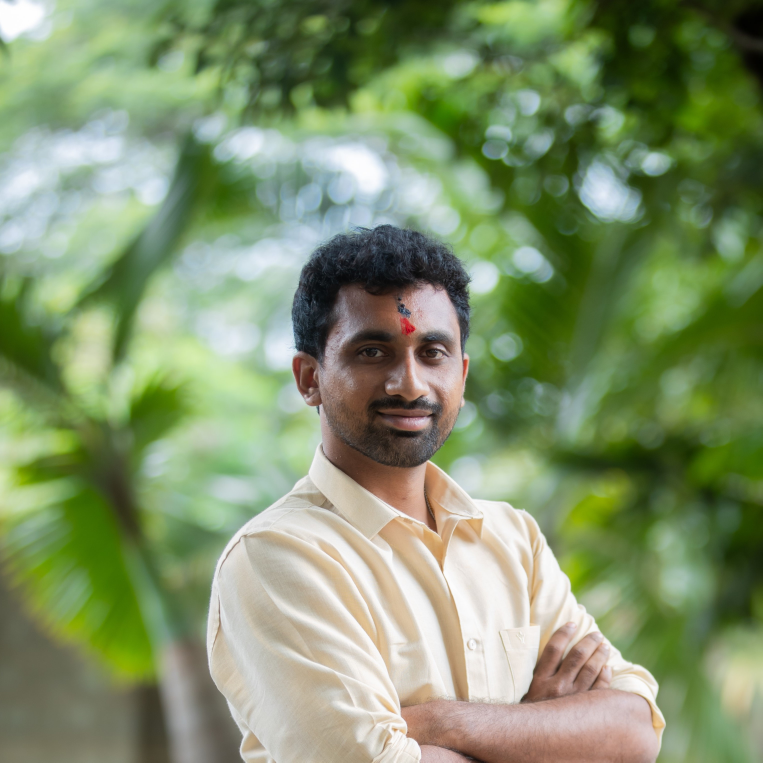
#> input picture portfolio/assets/pic.jpg, 3049 x 3049 px, found by its file name (shown at 1/4 size)
$ python generate_avatars.py --src knowledge/pic.jpg --out frontend/public
#> lines starting #> are read from the running program, lines starting #| are printed output that depends on the picture; after the words box and inside, x2 and y2 are one past the last pixel; in counts of white or black regions, pixels touching at a corner belong together
"""
Generate avatar images from knowledge/pic.jpg.

Produces three files:
  avatar-human.png       — natural square crop (900x900)
  avatar-robot.png       — duotone twin with HUD corner brackets (900x900)
  avatar-robot-round.png — duotone twin with circular mask + inner ring (900x900)

Run from the repo root:
  python scripts/generate_avatars.py

Or with explicit paths:
  python scripts/generate_avatars.py --src knowledge/pic.jpg --out frontend/public
"""

import argparse
import math
import os
import sys

import numpy as np
from PIL import Image, ImageDraw, ImageFilter

# --- Duotone ramp (luminance 0..1 → RGB) ---
RAMP = [
    (0.00, (0x02, 0x0d, 0x1e)),
    (0.20, (0x05, 0x1d, 0x3a)),
    (0.40, (0x0a, 0x3d, 0x5c)),
    (0.55, (0x16, 0x68, 0x96)),
    (0.70, (0x2c, 0x96, 0xc4)),
    (0.85, (0x7d, 0xcd, 0xec)),
    (1.00, (0xe4, 0xf6, 0xff)),
]

CYAN = (0x2c, 0x96, 0xc4)
AMBER = (0xec, 0xad, 0x0a)
NEAR_BLACK = (0x02, 0x0d, 0x1e)
NEAR_WHITE = (0xe4, 0xf6, 0xff)

SIZE = 900
CROP_BOX = (600, 416, 2400, 2216)  # (left, top, right, bottom) on 3049×3049 source


def _lerp_color(c1, c2, t):
    return tuple(int(a + (b - a) * t) for a, b in zip(c1, c2))


def _build_lut():
    """Build 256-entry LUT mapping grayscale value → (R,G,B)."""
    lut = []
    for v in range(256):
        lum = v / 255.0
        for i in range(len(RAMP) - 1):
            l0, c0 = RAMP[i]
            l1, c1 = RAMP[i + 1]
            if lum <= l1:
                t = (lum - l0) / (l1 - l0) if l1 > l0 else 0
                lut.append(_lerp_color(c0, c1, t))
                break
        else:
            lut.append(RAMP[-1][1])
    return lut


LUT = _build_lut()


def apply_duotone(img: Image.Image) -> Image.Image:
    gray = img.convert("L")
    arr = np.array(gray, dtype=np.uint8)
    h, w = arr.shape
    r = np.array([LUT[v][0] for v in arr.flat], dtype=np.uint8).reshape(h, w)
    g = np.array([LUT[v][1] for v in arr.flat], dtype=np.uint8).reshape(h, w)
    b = np.array([LUT[v][2] for v in arr.flat], dtype=np.uint8).reshape(h, w)
    return Image.fromarray(np.stack([r, g, b], axis=-1), "RGB")


def apply_posterize_bands(img: Image.Image, bands: int = 18) -> Image.Image:
    """Posterize luminance to N discrete bands (cel-shaded look)."""
    arr = np.array(img, dtype=np.float32)
    lum = (
        0.2126 * arr[:, :, 0] + 0.7152 * arr[:, :, 1] + 0.0722 * arr[:, :, 2]
    ) / 255.0
    quantised = (np.floor(lum * bands) / bands).clip(0, 1)
    factor = np.where(lum > 0, quantised / np.maximum(lum, 1e-6), 1.0)
    result = (arr * factor[:, :, np.newaxis]).clip(0, 255).astype(np.uint8)
    return Image.fromarray(result, "RGB")


def add_scanlines(img: Image.Image) -> Image.Image:
    arr = np.array(img, dtype=np.float32)
    for y in range(0, arr.shape[0], 3):
        arr[y] = arr[y] * (1 - 0.25)
    return Image.fromarray(arr.clip(0, 255).astype(np.uint8), "RGB")


def add_grid(img: Image.Image) -> Image.Image:
    arr = np.array(img, dtype=np.float32)
    cy, cx = CYAN[0] * 0.08, CYAN[1] * 0.08
    # horizontal lines
    for y in range(0, arr.shape[0], 60):
        arr[y, :, 0] = arr[y, :, 0] * (1 - 0.08) + CYAN[0] * 0.08
        arr[y, :, 1] = arr[y, :, 1] * (1 - 0.08) + CYAN[1] * 0.08
        arr[y, :, 2] = arr[y, :, 2] * (1 - 0.08) + CYAN[2] * 0.08
    # vertical lines
    for x in range(0, arr.shape[1], 60):
        arr[:, x, 0] = arr[:, x, 0] * (1 - 0.08) + CYAN[0] * 0.08
        arr[:, x, 1] = arr[:, x, 1] * (1 - 0.08) + CYAN[1] * 0.08
        arr[:, x, 2] = arr[:, x, 2] * (1 - 0.08) + CYAN[2] * 0.08
    return Image.fromarray(arr.clip(0, 255).astype(np.uint8), "RGB")


def add_diagonal_lines(img: Image.Image) -> Image.Image:
    overlay = Image.new("RGB", img.size, (0, 0, 0))
    draw = ImageDraw.Draw(overlay)
    w, h = img.size
    for offset in [-100, 0, 100]:
        # upper-left diagonal
        draw.line(
            [(0, h // 3 + offset), (w // 3 + offset, 0)],
            fill=CYAN,
            width=2,
        )
        # lower-right diagonal
        draw.line(
            [(w, h * 2 // 3 + offset), (w * 2 // 3 + offset, h)],
            fill=CYAN,
            width=2,
        )
    arr_img = np.array(img, dtype=np.float32)
    arr_ov = np.array(overlay, dtype=np.float32)
    result = (arr_img * (1 - 0.06) + arr_ov * 0.06).clip(0, 255).astype(np.uint8)
    return Image.fromarray(result, "RGB")


def add_eye_glows(img: Image.Image) -> Image.Image:
    # Eyes in the cropped 900×900 frame (approximately)
    eyes = [(355, 340), (545, 340)]
    arr = np.array(img, dtype=np.float32)
    h, w = arr.shape[:2]
    ys, xs = np.mgrid[0:h, 0:w]

    for ex, ey in eyes:
        for radius, color, opacity in [
            (28, CYAN, 0.45),
            (12, NEAR_WHITE, 0.65),
            (4, (0xFF, 0xFF, 0xFF), 0.90),
        ]:
            dist = np.sqrt((xs - ex) ** 2 + (ys - ey) ** 2)
            mask = (dist <= radius).astype(np.float32) * opacity
            for c, col in enumerate(color):
                arr[:, :, c] = arr[:, :, c] * (1 - mask) + col * mask

    # Optional tilak amber accent glow (y≈290, x≈450)
    tx, ty = 450, 290
    dist = np.sqrt((xs - tx) ** 2 + (ys - ty) ** 2)
    mask = (dist <= 10).astype(np.float32) * 0.30
    for c, col in enumerate(AMBER):
        arr[:, :, c] = arr[:, :, c] * (1 - mask) + col * mask

    return Image.fromarray(arr.clip(0, 255).astype(np.uint8), "RGB")


def add_hud_frame_square(img: Image.Image) -> Image.Image:
    """Cyan corner brackets + thin border line."""
    out = img.copy()
    draw = ImageDraw.Draw(out)
    w, h = out.size
    arm = 60
    stroke = 2
    inset = 8

    # Thin border inset
    border_color = (*CYAN, int(0.15 * 255))
    border_img = Image.new("RGBA", out.size, (0, 0, 0, 0))
    bdraw = ImageDraw.Draw(border_img)
    bdraw.rectangle(
        [inset, inset, w - inset - 1, h - inset - 1],
        outline=(*CYAN, int(0.15 * 255)),
        width=1,
    )
    out = out.convert("RGBA")
    out = Image.alpha_composite(out, border_img)
    draw = ImageDraw.Draw(out)

    def bracket(cx, cy, dx, dy):
        # horizontal arm
        draw.line([(cx, cy), (cx + dx * arm, cy)], fill=(*CYAN, 255), width=stroke)
        # vertical arm
        draw.line([(cx, cy), (cx, cy + dy * arm)], fill=(*CYAN, 255), width=stroke)

    bracket(0, 0, 1, 1)
    bracket(w - 1, 0, -1, 1)
    bracket(0, h - 1, 1, -1)
    bracket(w - 1, h - 1, -1, -1)

    # Amber tick at top-right bracket
    draw.line([(w - 1 - arm, 0), (w - 1 - arm - 20, 0)], fill=(*AMBER, 255), width=2)

    return out.convert("RGB")


def add_hud_frame_round(img: Image.Image) -> Image.Image:
    """Circular alpha mask + inner cyan ring + radial vignette."""
    w, h = img.size
    result = Image.new("RGBA", (w, h), (0, 0, 0, 0))

    # Circular mask
    mask = Image.new("L", (w, h), 0)
    mdraw = ImageDraw.Draw(mask)
    mdraw.ellipse([0, 0, w - 1, h - 1], fill=255)
    result.paste(img.convert("RGBA"), (0, 0), mask)

    # Radial vignette (multiply blend)
    cx, cy = w / 2, h / 2
    arr = np.array(result, dtype=np.float32)
    ys, xs = np.mgrid[0:h, 0:w]
    dist = np.sqrt((xs - cx) ** 2 + (ys - cy) ** 2) / (w / 2)
    vignette = np.clip(dist * 0.55, 0, 0.55)[:, :, np.newaxis]
    # Darken towards edges (multiply with near-black)
    for c in range(3):
        arr[:, :, c] = arr[:, :, c] * (1 - vignette[:, :, 0]) + NEAR_BLACK[c] * vignette[:, :, 0]
    arr[:, :, 3] = np.array(result)[:, :, 3]
    result = Image.fromarray(arr.clip(0, 255).astype(np.uint8), "RGBA")

    # Inner cyan ring
    ring_draw = ImageDraw.Draw(result)
    ring_inset = 6
    ring_draw.ellipse(
        [ring_inset, ring_inset, w - ring_inset - 1, h - ring_inset - 1],
        outline=(*CYAN, 220),
        width=3,
    )

    return result


def generate_human(src: Image.Image) -> Image.Image:
    """Natural square crop, no colour treatment."""
    cropped = src.crop(CROP_BOX).resize((SIZE, SIZE), Image.LANCZOS)
    return cropped


def generate_robot(src: Image.Image) -> Image.Image:
    cropped = src.crop(CROP_BOX).resize((SIZE, SIZE), Image.LANCZOS)
    img = apply_duotone(cropped)
    img = img.filter(ImageFilter.BoxBlur(3))
    img = apply_posterize_bands(img, 18)
    img = add_scanlines(img)
    img = add_grid(img)
    img = add_diagonal_lines(img)
    img = add_eye_glows(img)
    img = add_hud_frame_square(img)
    return img


def generate_robot_round(src: Image.Image) -> Image.Image:
    cropped = src.crop(CROP_BOX).resize((SIZE, SIZE), Image.LANCZOS)
    img = apply_duotone(cropped)
    img = img.filter(ImageFilter.BoxBlur(3))
    img = apply_posterize_bands(img, 18)
    img = add_scanlines(img)
    img = add_grid(img)
    img = add_hud_frame_round(img)
    return img


def main():
    parser = argparse.ArgumentParser()
    parser.add_argument(
        "--src",
        default=os.path.join(os.path.dirname(__file__), "..", "knowledge", "pic.jpg"),
    )
    parser.add_argument(
        "--out",
        default=os.path.join(
            os.path.dirname(__file__), "..", "frontend", "public"
        ),
    )
    args = parser.parse_args()

    src_path = os.path.abspath(args.src)
    out_dir = os.path.abspath(args.out)

    print(f"Source: {src_path}")
    print(f"Output: {out_dir}")

    src = Image.open(src_path).convert("RGB")
#> src is the input picture: PIL image 3049x3049 RGB; mean R, G, B 129.4, 146.4, 107.9
    print(f"Source size: {src.size}")
#| Source size: (3049, 3049)

    os.makedirs(out_dir, exist_ok=True)

    human = generate_human(src)
    human_path = os.path.join(out_dir, "avatar-human.png")
    human.save(human_path, "PNG")
    print(f"Saved {human_path}")

    robot = generate_robot(src)
#> in apply_posterize_bands, `lum = ( 0.2126 * arr[:, :, 0] + 0.7152 * arr[:, :, 1] + 0.0722 * arr[:..`:
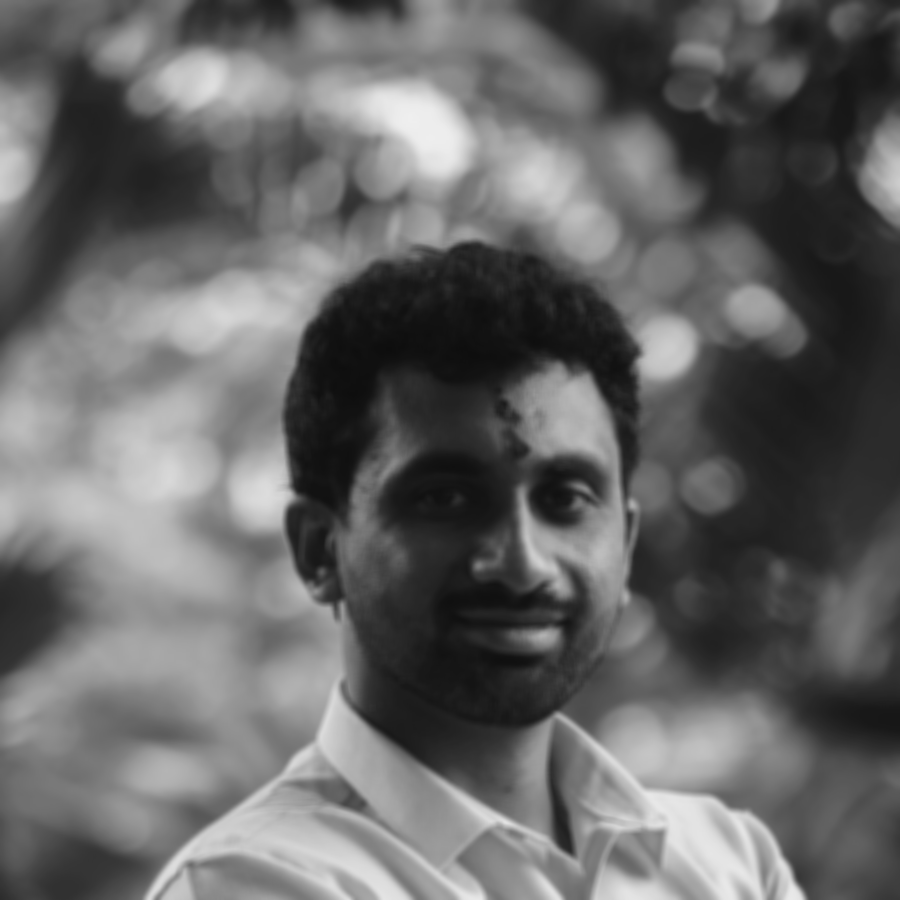
#> lum: shape (900, 900) float32; min 0.0534, max 0.938, mean 0.4
#> in apply_posterize_bands, `factor = np.where(lum > 0, quantised / np.maximum(lum, 1e-6), 1.0)`:
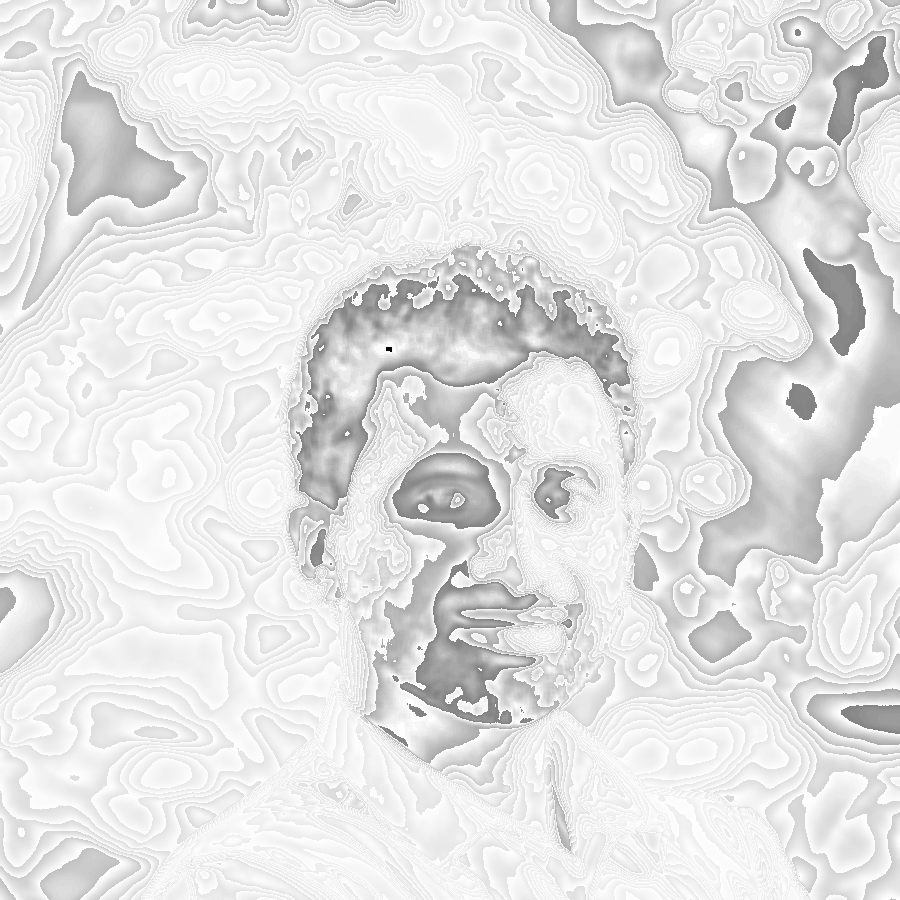
#> factor: shape (900, 900) float32; min 0, max 1, mean 0.898
#> after the loop in add_grid, `for y in range(0, arr.shape[0], 60):`: arr: shape (900, 900, 3) float32; mean R, G, B 37.4, 96.8, 127.5
#> after the loop in add_grid, `for x in range(0, arr.shape[1], 60):`: arr: shape (900, 900, 3) float32; mean R, G, B 37.4, 96.9, 127.6
#> in add_diagonal_lines, `overlay = Image.new("RGB", img.size, (0, 0, 0))`: overlay: PIL image 900x900 RGB; every value is 0
#> after the loop in add_eye_glows, `for ex, ey in eyes:`:
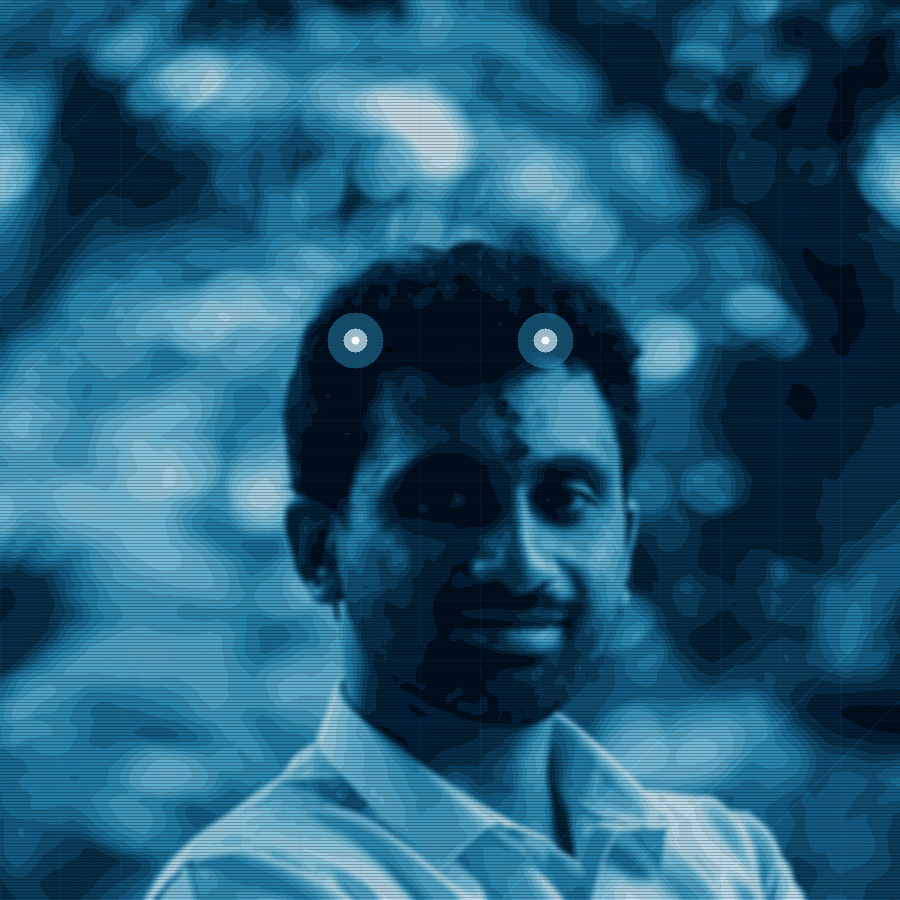
#> arr: shape (900, 900, 3) float32; mean R, G, B 34.9, 91.5, 120
#> in add_eye_glows, `mask = (dist <= 10).astype(np.float32) * 0.30`:
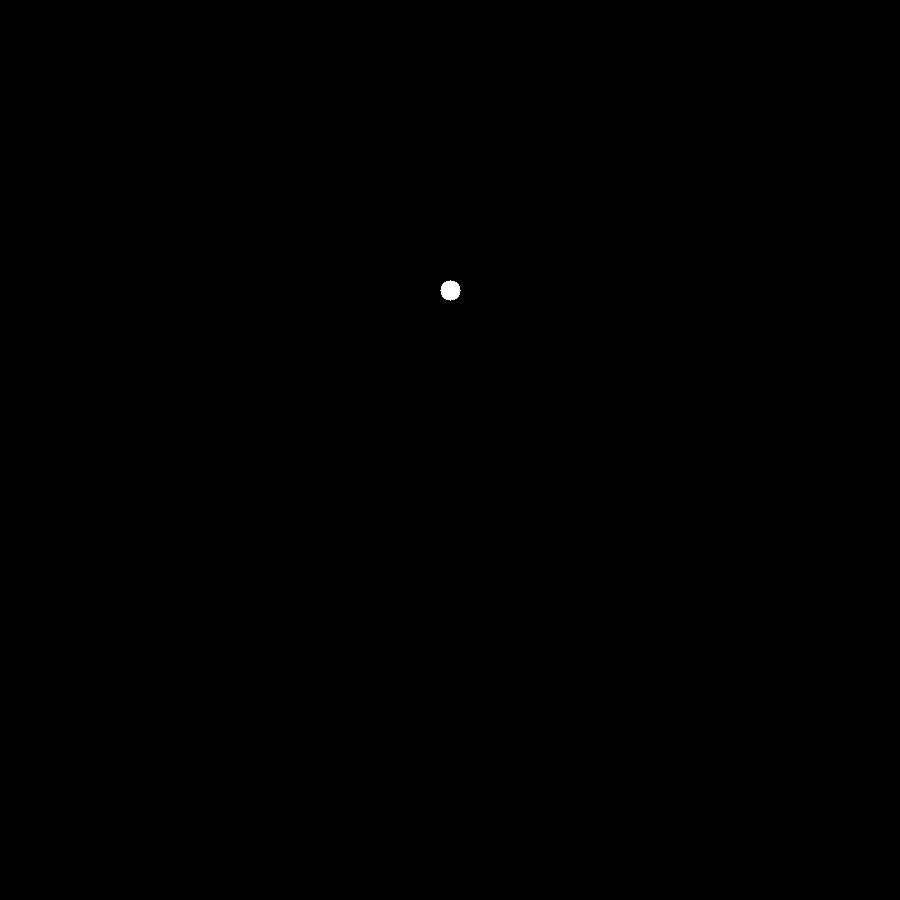
#> mask: shape (900, 900) float32; values 0 (black) and 0.3 (white), 0.04% white; 1 white region, box (x1, y1, x2, y2) and area: (440, 280, 461, 301) 317
#> after the loop in add_eye_glows, `for c, col in enumerate(AMBER):`: arr: shape (900, 900, 3) float32; 0.04% of pixels changed, all inside (x1, y1, x2, y2) = (440, 280, 461, 301)
#> in add_hud_frame_square, `border_img = Image.new("RGBA", out.size, (0, 0, 0, 0))`: border_img: PIL image 900x900 RGBA; every value is 0
    robot_path = os.path.join(out_dir, "avatar-robot.png")
    robot.save(robot_path, "PNG")
    print(f"Saved {robot_path}")

    robot_round = generate_robot_round(src)
#> in add_hud_frame_round, `mask = Image.new("L", (w, h), 0)`: mask: PIL image 900x900 L; every value is 0
#> after the loop in add_hud_frame_round, `for c in range(3):`:
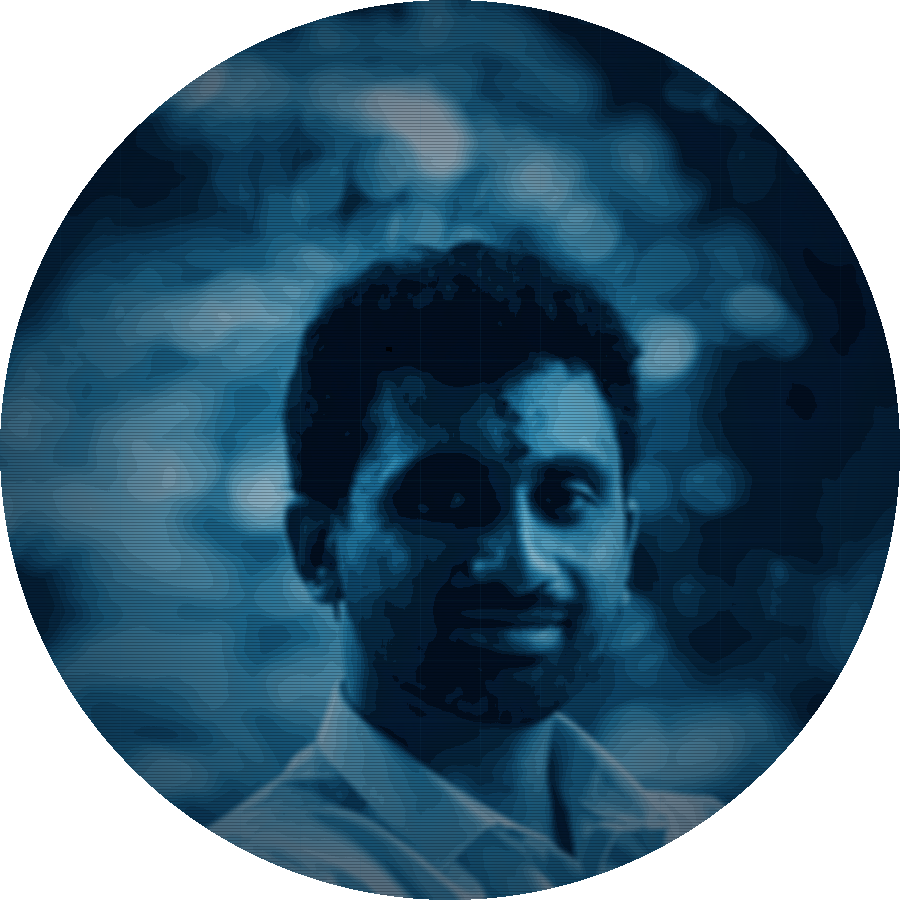
#> arr: shape (900, 900, 4) float32; mean R, G, B, A 19.4, 52.9, 74.5, 200.9; transparent parts drawn white
    robot_round_path = os.path.join(out_dir, "avatar-robot-round.png")
    robot_round.save(robot_round_path, "PNG")
    print(f"Saved {robot_round_path}")

    print("Done.")


if __name__ == "__main__":
    main()
